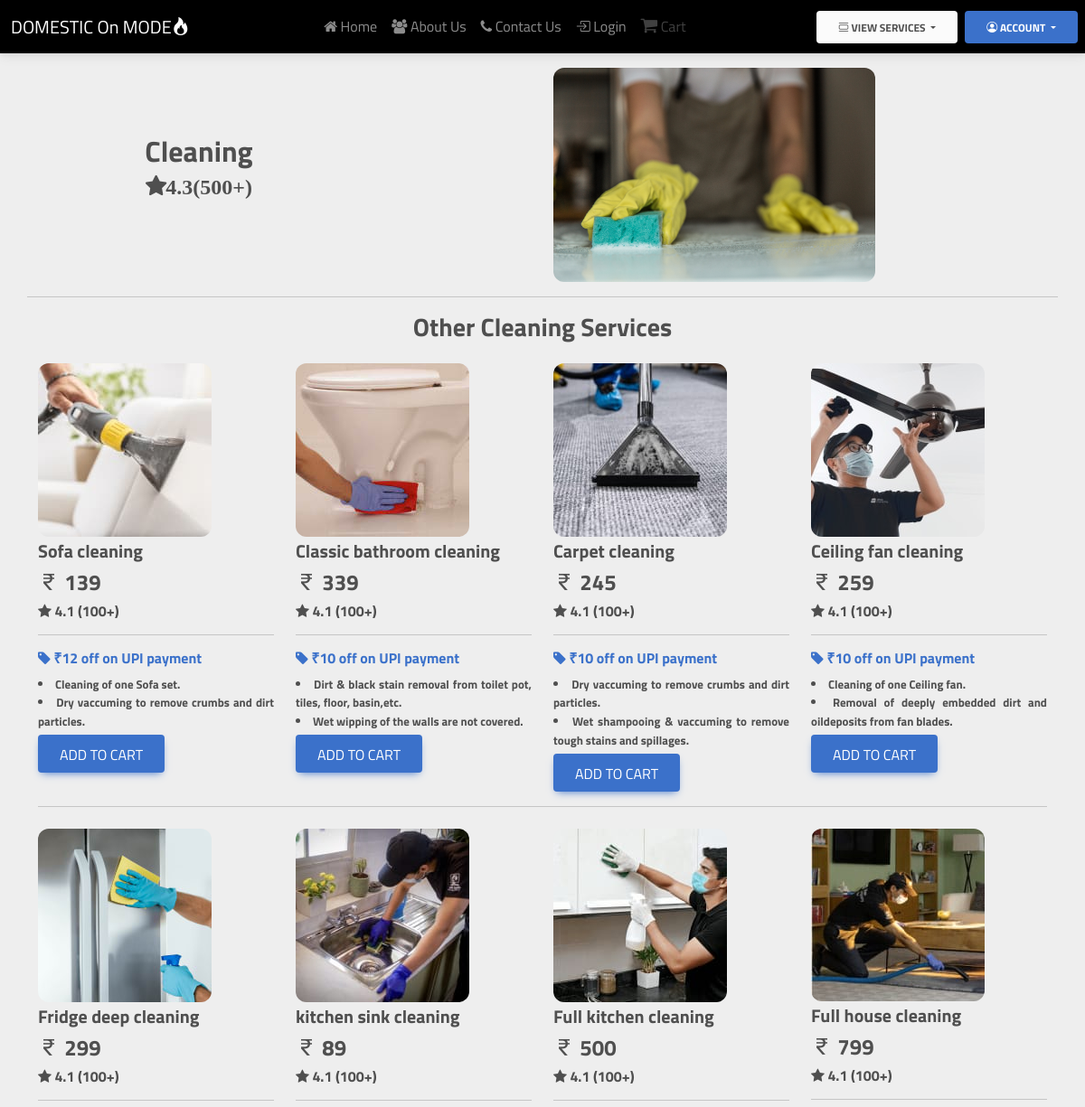
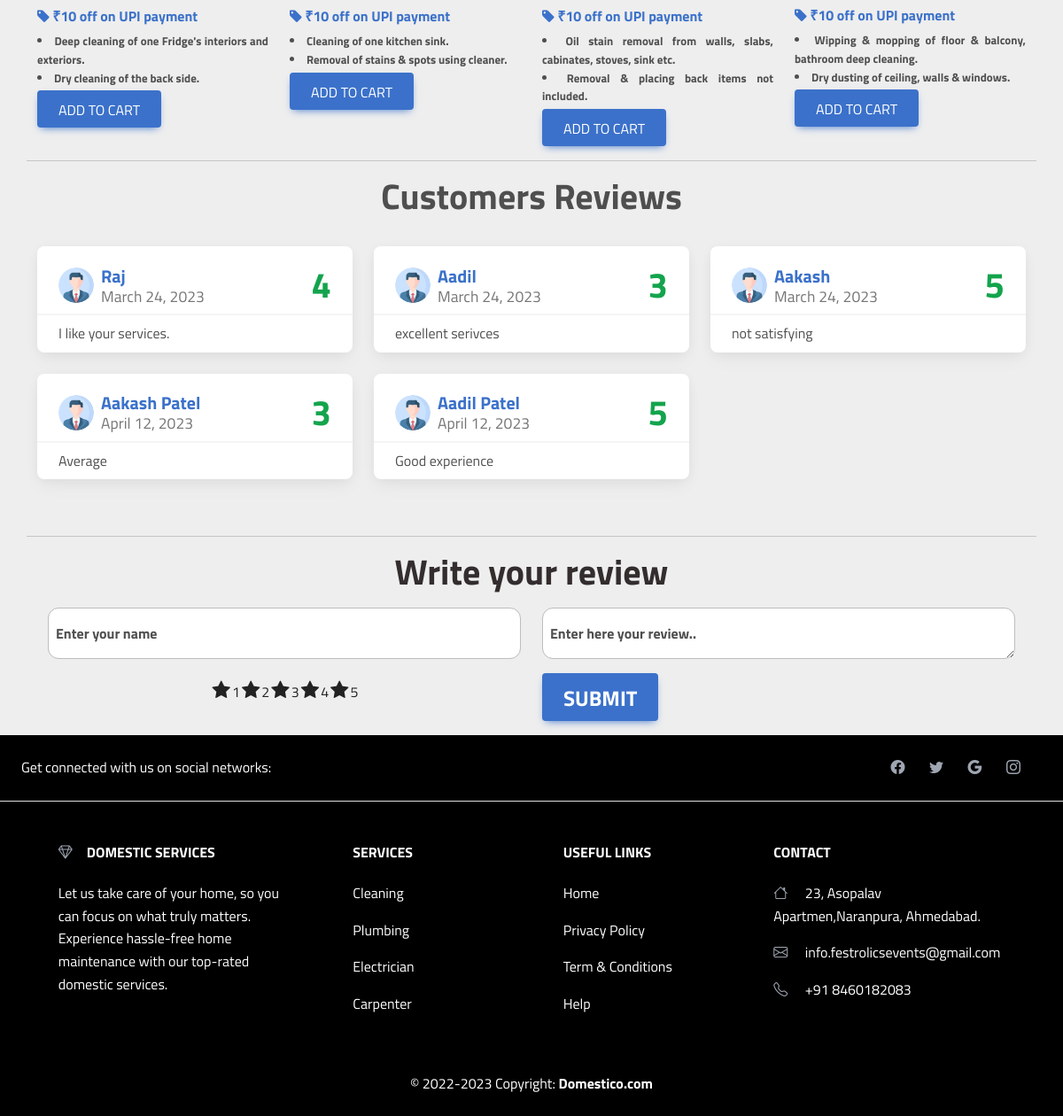
The app's page /cleanning/ with its own data (2 pictures, top to bottom).
### Services/models.py (models this page shows, shortened)
class Cleaning(models.Model):
    sno = models.AutoField(primary_key=True)
    ServiceName = models.CharField(max_length=30)
    description1 = models.CharField(max_length=200)
    description2 = models.CharField(max_length=200)
    category = models.CharField(max_length=20)
    offer = models.CharField(default="", max_length=50)
    price = models.IntegerField(default=0)
    image = models.ImageField(upload_to='Services/images/cleaning')

class Review(models.Model):
    sno=models.AutoField(primary_key=True)
    uname=models.CharField(max_length=30)
    comment=models.TextField()
    rating=models.IntegerField(default=1)
    dt=models.DateField(default=date.today())

### Services/views.py (the view, shortened to what this page needs)
# urls.py: path('cleanning/',sv.cleanning,name="cleanning"),
def cleanning(request):
    info=Review.objects.all()[:6]
    services = Cleaning.objects.all()
    params ={'cleaning':services,'info':info}
    return render(request, 'cleanning.html',params)

### Home/templates/Home/cleanning.html (shortened to what this page needs)
{% extends 'basic.html' %}
{% block body%}
<div class="container mt-3">
    <div class="row text-center">
        <div class="col-lg-4 col-sm-4 col-md-8 align-self-center">
                <h2 class="fw-bolder">Cleaning</h2>
                <p><span class="fa fa-star fw-bolder fs-4">4.3(500+)</span></p>
            </div>
            <div class="col-lg-4 col-sm-4 col-md-4 mx-auto">
                <img class="img-fluid hover-shadow rounded-6" width="450px" height="300px" src="../static/cleaning.jpg" alt="">
            </div>
        </div>
    </div>
    <hr class="container mt-3">
    <div class="container">
        <h3 class="text-center fw-bolder mb-3">Other Cleaning Services</h3>
        <div class="row">
            {% for i in cleaning %}
            <div class="col-lg-3 mt-2">
                <img src="/media/{{i.image}}" alt="" class="img-fluid hover-shadow rounded-6">
                <h5 class="mt-1 fw-bolder" name="serviceno" value="{{i.ServiceName}}" id="nameSr-{{i.sno}}">{{i.ServiceName}}</h5>
                <h4 class="fw-bolder"><span class="bi bi-currency-rupee"></span> {{i.price}}</h4>
                <h6 class="fw-bolder"><span class="fa fa-star"></span> 4.1 (100+)</h6>
                <hr>
                <a href="#!">
                    <h6 class="fw-bolder"><span class="fa fa-tag"></span> &#8377;{{i.offer}}</h6>
                </a>
                <li class="is-justified  fs-7">
                    {{i.description1}}
                </li>
                <li class="is-justified fs-7">
                    {{i.description2}}
                </li>
                <form action="{% url 'add_to_cart' cat=i.category sno=i.sno %}" method="POST">
                <button type="submit" id="Sr-{{i.sno}}" class="btn btn-primary fs-6 mt-1 cart">Add to cart</button>
                </form>
            </div>
                {% if forloop.counter|divisibleby:4 and forloop.counter > 0 and not forloop.last %}
                    </div>
                    <hr>
                    <div class="row">
                {% endif %}
                {% endfor %}
            </div>
        </div>
        <hr class="container mt-3">
        <h4 class="fw-bolder text-center fs-1 ">Customers Reviews</h4>
    <div class="container py-4">
        <div class="ex1 row row-cols-1 row-cols-md-2 row-cols-xl-3 g-4 mb-4">
            {% for info in info %}
             <div class="col">
                <div class="card h-100 card-review">
                    <div class="card-header pb-0 d-flex flex-row justify-content-between align-items-center">
                        <div class="d-flex align-items-center">
                            <img class="rounded-circle me-2" src="../static/profile.png" />
                            <div class="d-flex flex-column justify-content-center align-items-start fs-5 lh-sm">
                                <b class="text-primary">{{ info.uname }}</b>
                                <small class="text-muted">{{ info.dt }}</small>
                            </div>
                        </div>
                        <span class="fs-1 my-0 fw-bolder text-success">{{info.rating}}</span>
                    </div>
                    <div class="card-body py-2">
                        <p class="card-text is-justified">{{ info.comment }}</p>
                    </div>
                </div>
            </div>
            {% endfor %}
    </div>
    </div>
    <hr class="container">
    <form action="{% url 'cleanning' %}" method="post">
    <div class="container">
        <h4 class="fs-1 fw-bolder text-center text-dark">Write your review</h4>
        <div class="row mx-auto my-3">
            <div class="form-floating mb-3 col-lg-6 col-md-2">
                <input type="text" name="rtext" class="form-control rounded-6" id="floatingInput"
                placeholder="name@example.com" required>
                <label for="floatingInput" class="mx-2 fw-bolder">Enter your name</label>
            </div>
            <div class="form-floating col-lg-6 col-md-2">
                <textarea class="form-control rounded-6" name="comment" placeholder="Leave a comment here"
                id="floatingTextarea" required></textarea>
                <label for="floatingTextarea" class="mx-2 fw-bolder">Enter here your review..</label>
            </div>
            <div class="col-lg-6 col-md-3">
                <div
                class="starrating risingstar d-flex justify-content-center align-items-center flex-row-reverse">
                <input type="radio" id="star5" name="rating" value="5" required /><label for="star5"
                title="5 star">5</label>
                <input type="radio" id="star4" name="rating" value="4" /><label for="star4"
                title="4 star">4</label>
                <input type="radio" id="star3" name="rating" value="3" /><label for="star3"
                title="3 star">3</label>
                <input type="radio" id="star2" name="rating" value="2" /><label for="star2"
                            title="2 star">2</label>
                        <input type="radio" id="star1" name="rating" value="1" /><label for="star1"
                            title="1 star">1</label>
                    </div>
                </div>
                <div class="col-lg-6 col-md-2">
                    <button type="submit" class="btn btn-primary fs-4 fw-bolder">Submit</button>
                </div>
            </div>
        </div>
    </form>
{% endblock %}

### Home/templates/Home/basic.html (shortened to what this page needs)
<!DOCTYPE html>
<html lang="en">
<head>
  {% load static %}
  <link rel="stylesheet" href="../static/utils.css">
  <link rel="stylesheet" href="../static/style.css">
  <link rel="stylesheet" href="https://cdnjs.cloudflare.com/ajax/libs/font-awesome/4.7.0/css/font-awesome.min.css">
  <link href="https://cdn.jsdelivr.net/npm/bootstrap@5.0.2/dist/css/bootstrap.min.css" rel="stylesheet"
>
  <link rel="stylesheet" href="https://cdn.jsdelivr.net/npm/bootstrap-icons@1.10.3/font/bootstrap-icons.css">
  <link href="https://cdnjs.cloudflare.com/ajax/libs/mdb-ui-kit/6.1.0/mdb.min.css" rel="stylesheet">
</head>
<body style="background-color: #eee;padding: 0;">
  <nav class="navbar navbar-expand-lg  navbar-dark  sticky-top dark">
    <div class="container-fluid ">
      <a class="navbar-brand" href="#">DOMESTIC On MODE <i class="bi bi-fire"></i></a>
      <div class="collapse navbar-collapse d-flex justify-content-center" id="navbarNav">
        <ul class="navbar-nav">
          <li class="nav-item">
            <a class="nav-link {% if request.path == '/' %}active{% endif %}" aria-current="page" href="/"> <i class="fa fa-home"></i> Home</a>
          </li>
          <li class="nav-item">
            <a class="nav-link {% if request.path == '/aboutus/' %}active{% endif %}" href="/aboutus"> <i class="fa fa-users"></i> About Us</a>
          </li>
          <li class="nav-item">
            <a class="nav-link {% if request.path == '/contactus/' %}active{% endif %}" href="/contactus"><i class="fa fa-phone"></i> Contact Us</a>
          </li>
          <li class="nav-item">
            {% if user.is_authenticated %}
            <a class="nav-link disabled " href="/login"><i class="bi bi-box-arrow-in-right"></i> Login</a>
            {% else %}
            <a class="nav-link {% if request.path == '/login/' or request.path == '/account/login' %}active{% endif %}" href="/login"><i class="bi bi-box-arrow-in-right"></i> Login</a>
            {% endif %}
          </li>
          <li class="nav-item">
          {% if user.is_authenticated %}
            <a class="nav-link {% if request.path == '/cart/' or request.path == '/account/cart' %}active{% endif %}" href="/cart"><i class="fa fa-shopping-cart fs-5"></i> Cart</a>
            {% else %}
            <a class="disabled nav-link {% if request.path == '/cart/' or request.path == '/account/cart' %}active{% endif %}" href="/cart"><i class="fa fa-shopping-cart fs-5"></i> Cart</a>
            {% endif %}
          </li>
        </ul>
      </div>
    </div>
    <div class="btn-group">
      <button type="button" class="btn btn-light dropdown-toggle ral fw-bold" data-bs-toggle="dropdown"
        aria-expanded="false"><i class="bi bi-view-list"></i>
        View Services
      </button>
    </div>
    <div class="btn-group mx-2 dark">
      <button type="button" class="btn btn-primary px-4 dropdown-toggle ral fw-bold" data-bs-toggle="dropdown"
        aria-expanded="false"><i class="bi bi-person-circle"></i>
        Account
      </button>
    </div>
  </nav>
{% block body %} {% endblock  %}
  <footer class="text-center text-lg-start text-white dark">
    <section class="d-flex justify-content-center justify-content-lg-between p-4 border-bottom">
      <div class="me-5 d-none d-lg-block">
        <span>Get connected with us on social networks:</span>
      </div>
      <div>
        <a href="" class="me-4 link-secondary">
          <i class="bi bi-facebook icons"></i>
        </a>
        <a href="" class="me-4 link-secondary">
          <i class="bi bi-twitter icons"></i>
        </a>
        <a href="" class="me-4 link-secondary">
          <i class="bi bi-google icons"></i>
        </a>
        <a href="" class="me-4 link-secondary">
          <i class="bi bi-instagram icons"></i>
        </a>
      </div>
    </section>
    <section class="footer-cont ">
      <div class="container text-center text-md-start mt-5">
        <div class="row mt-3">
          <div class="col-md-3 col-lg-4 col-xl-3 mx-auto mb-4">
            <h6 class="text-uppercase fw-bold mb-4">
              <i class="bi bi-gem me-3 text-secondary"></i>Domestic Services
            </h6>
            <p>
              Let us take care of your home, so you can focus on what truly matters.<br>
              Experience hassle-free home maintenance with our top-rated domestic services.
            </p>
          </div>
          <div class="col-md-2 col-lg-2 col-xl-2 mx-auto mb-4">
            <h6 class="text-uppercase fw-bold mb-4">
              Services
            </h6>
            <p>
              <a href="/cleanning" class="text-reset">Cleaning</a>
            </p>
            <p>
              <a href="/plumbing" class="text-reset">Plumbing</a>
            </p>
            <p>
              <a href="/electrics" class="text-reset">Electrician</a>
            </p>
            <p>
              <a href="/carpenter" class="text-reset">Carpenter</a>
            </p>
          </div>
          <div class="col-md-3 col-lg-2 col-xl-2 mx-auto mb-4">
            <h6 class="text-uppercase fw-bold mb-4">
              Useful links
            </h6>
            <p>
              <a href="/" class="text-reset">Home</a>
            </p>
            <p>
              <a href="#!" class="text-reset" data-bs-toggle="modal" data-bs-target="#privacypolicy">Privacy Policy</a>
            </p>
            <p>
              <a href="#!" class="text-reset" data-bs-toggle="modal" data-bs-target="#staticBackdrop">Term & Conditions</a>
            </p>
            <p>
              <a href="#!" class="text-reset">Help</a>
            </p>
          </div>
          <div class="col-md-4 col-lg-3 col-xl-3 mx-auto mb-md-0 mb-4">
            <h6 class="text-uppercase fw-bold mb-4">Contact</h6>
            <p><i class="bi bi-house me-3 text-secondary"></i> 23, Asopalav Apartmen,Naranpura, Ahmedabad.</p>
            <p>
              <i class="bi bi-envelope me-3 text-secondary"></i>
              info.festrolicsevents@gmail.com
            </p>
            <p><i class="bi bi-telephone me-3 text-secondary"></i> +91 8460182083</p>
          </div>
        </div>
      </div>
    </section>
    <div class="text-center p-4" style="background-color: rgba(0, 0, 0, 0.025);">
      © 2022-2023 Copyright:
      <a class="text-reset fw-bold" href="/">Domestico.com</a>
    </div>
  </footer>
</body>
</html>

### Home/static/utils.css (style rules this page uses)
.fs-7 { font-size: 13px; font-weight: bolder; }
.dark { background-color: black; }

### Home/static/style.css (style rules this page uses)
* { margin: 0; padding: 0; font-family: 'Titillium Web', sans-serif; box-sizing: border-box; }
.ral { font-family: 'Raleway', sans-serif; }
.dark { background-color: rgb(0, 0, 0); }
.is-justified { text-align: justify; margin: 0 auto; max-width: 50em; }
section { padding: 0; margin: 0; }
.card-review img { width: 2.5rem; height: 2.5rem; }
.starrating>label:before { content: "\f005"; margin: 2px; font-size: 22px; font-family: FontAwesome; display: inline-block; }
.starrating>label { color: #222222; }

### records on screen
Cleaning: image (picture), ServiceName "Sofa cleaning", price "139", offer "12 off on UPI payment", description1 "Cleaning of one Sofa set.", description2 "Dry vaccuming to remove crumbs and dirt particles."
Cleaning: image (picture), ServiceName "Classic bathroom cleaning", price "339", offer "10 off on UPI payment", description1 "Dirt & black stain removal from toilet pot, tiles, floor, basin,etc.", description2 "Wet wipping of the walls are not covered."
Cleaning: image (picture), ServiceName "Carpet cleaning", price "245", offer "10 off on UPI payment", description1 "Dry vaccuming to remove crumbs and dirt particles.", description2 "Wet shampooing & vaccuming to remove tough stains and spillages."
Cleaning: image (picture), ServiceName "Ceiling fan cleaning", price "259", offer "10 off on UPI payment", description1 "Cleaning of one Ceiling fan.", description2 "Removal of deeply embedded dirt and oildeposits from fan blades."
Cleaning: image (picture), ServiceName "Fridge deep cleaning", price "299", offer "10 off on UPI payment", description1 "Deep cleaning of one Fridge's interiors and exteriors.", description2 "Dry cleaning of the back side."
Cleaning: image (picture), ServiceName "kitchen sink cleaning", price "89", offer "10 off on UPI payment", description1 "Cleaning of one kitchen sink.", description2 "Removal of stains & spots using cleaner."
Cleaning: image (picture), ServiceName "Full kitchen cleaning", price "500", offer "10 off on UPI payment", description1 "Oil stain removal from walls, slabs, cabinates, stoves, sink etc.", description2 "Removal & placing back items not included."
Cleaning: image (picture), ServiceName "Full house cleaning", price "799", offer "10 off on UPI payment", description1 "Wipping & mopping of floor & balcony, bathroom deep cleaning.", description2 "Dry dusting of ceiling, walls & windows."
Review: uname "Raj", dt "March 24, 2023", rating "4", comment "I like your services."
Review: uname "Aadil", dt "March 24, 2023", rating "3", comment "excellent serivces"
Review: uname "Aakash", dt "March 24, 2023", rating "5", comment "not satisfying"
Review: uname "Aakash Patel", dt "April 12, 2023", rating "3", comment "Average"
Review: uname "Aadil Patel", dt "April 12, 2023", rating "5", comment "Good experience"
